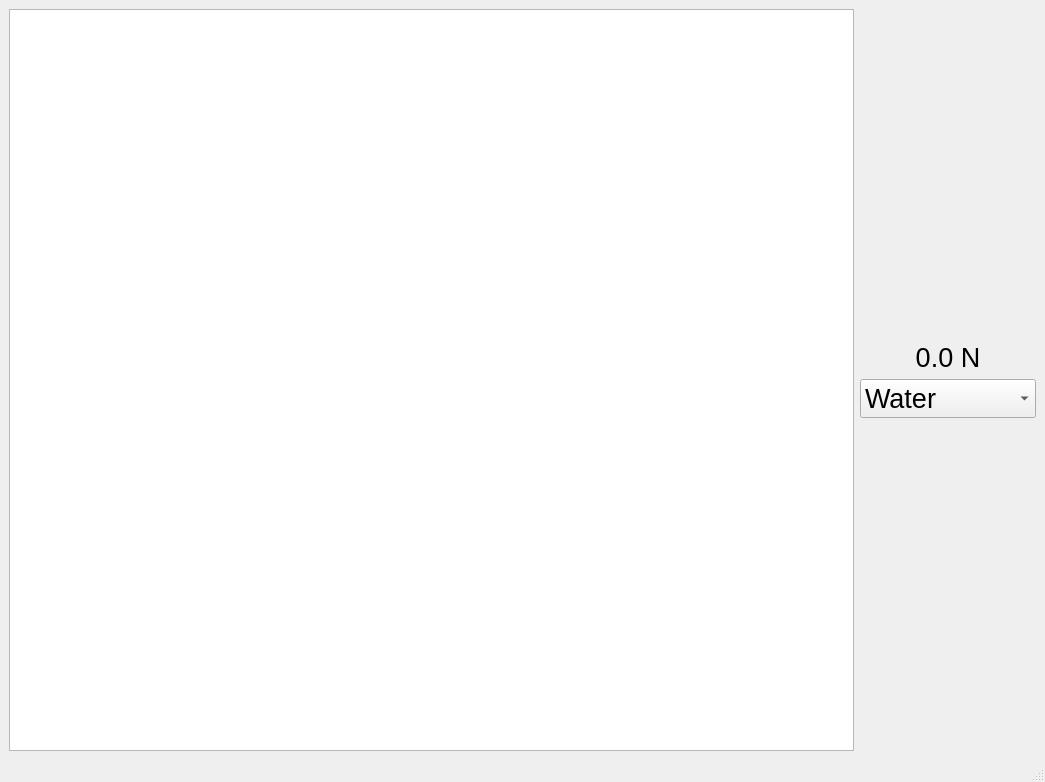
<?xml version="1.0" encoding="UTF-8"?>
<ui version="4.0">
 <class>MainWindow</class>
 <widget class="QMainWindow" name="MainWindow">
  <property name="geometry">
   <rect>
    <x>0</x>
    <y>0</y>
    <width>1045</width>
    <height>782</height>
   </rect>
  </property>
  <property name="windowTitle">
   <string>MainWindow</string>
  </property>
  <widget class="QWidget" name="centralwidget">
   <layout class="QHBoxLayout" name="horizontalLayout">
    <item>
     <widget class="QGraphicsView" name="graphicsView">
      <property name="minimumSize">
       <size>
        <width>720</width>
        <height>720</height>
       </size>
      </property>
     </widget>
    </item>
    <item>
     <layout class="QVBoxLayout" name="verticalLayout">
      <item>
       <spacer name="verticalSpacer_2">
        <property name="orientation">
         <enum>Qt::Vertical</enum>
        </property>
        <property name="sizeHint" stdset="0">
         <size>
          <width>20</width>
          <height>40</height>
         </size>
        </property>
       </spacer>
      </item>
      <item>
       <widget class="QLabel" name="force_lbl">
        <property name="minimumSize">
         <size>
          <width>150</width>
          <height>0</height>
         </size>
        </property>
        <property name="font">
         <font>
          <pointsize>20</pointsize>
         </font>
        </property>
        <property name="text">
         <string>0.0 N</string>
        </property>
        <property name="alignment">
         <set>Qt::AlignCenter</set>
        </property>
       </widget>
      </item>
      <item>
       <widget class="QComboBox" name="fluid_box">
        <property name="font">
         <font>
          <pointsize>20</pointsize>
         </font>
        </property>
        <item>
         <property name="text">
          <string>Water</string>
         </property>
        </item>
        <item>
         <property name="text">
          <string>Myster Fluid</string>
         </property>
        </item>
       </widget>
      </item>
      <item>
       <spacer name="verticalSpacer">
        <property name="orientation">
         <enum>Qt::Vertical</enum>
        </property>
        <property name="sizeHint" stdset="0">
         <size>
          <width>20</width>
          <height>40</height>
         </size>
        </property>
       </spacer>
      </item>
     </layout>
    </item>
   </layout>
  </widget>
  <widget class="QMenuBar" name="menubar">
   <property name="geometry">
    <rect>
     <x>0</x>
     <y>0</y>
     <width>1045</width>
     <height>22</height>
    </rect>
   </property>
  </widget>
  <widget class="QStatusBar" name="statusbar"/>
 </widget>
 <resources/>
 <connections/>
</ui>
